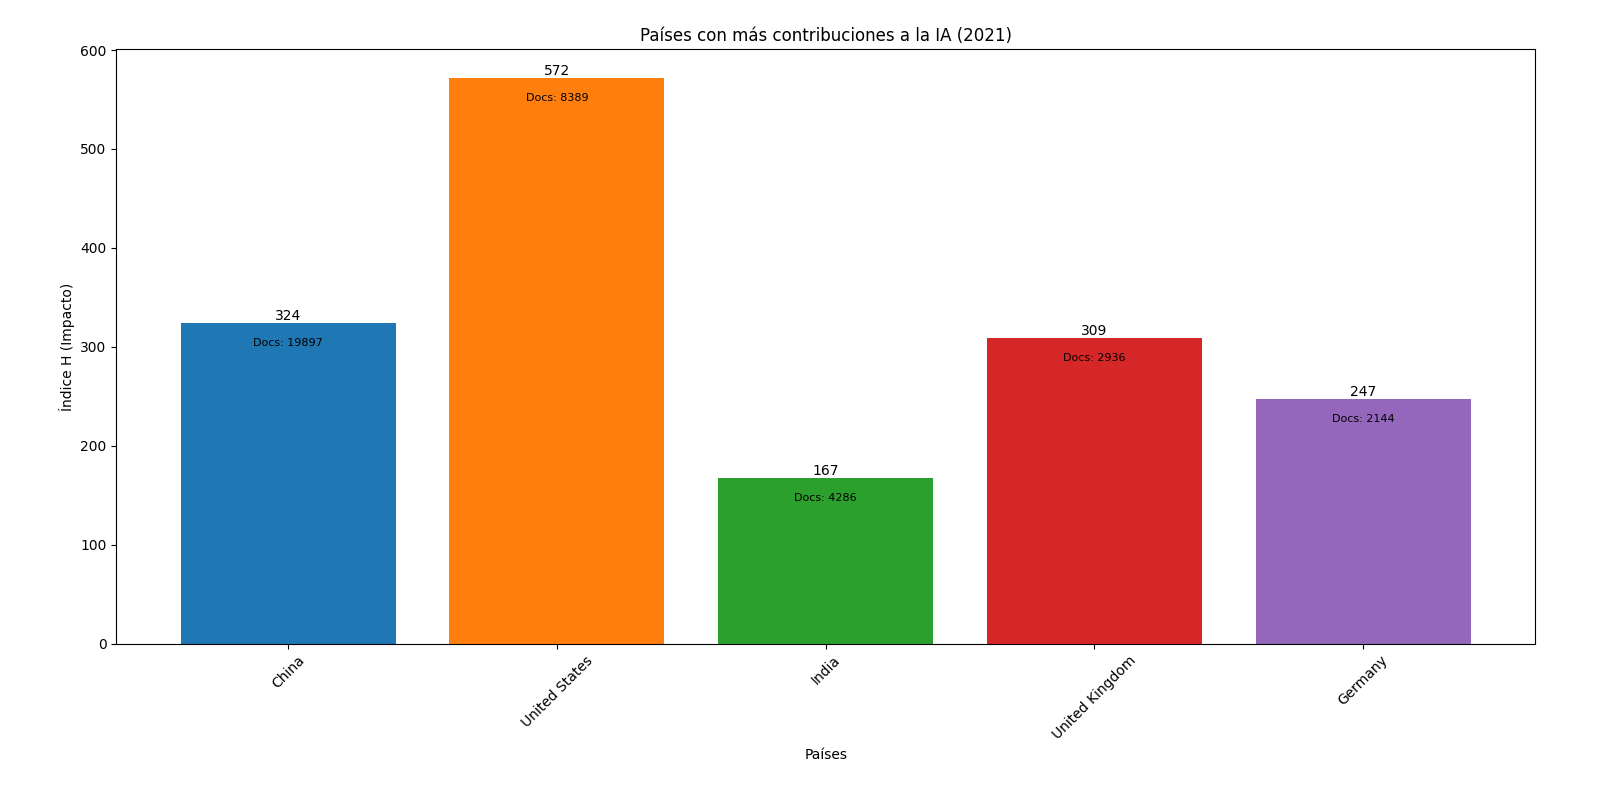

Python code for this plot:
import pandas as pd
import matplotlib.pyplot as plt
import numpy as np

# Cargar el dataset
df = pd.read_csv("scimagojr_country_rank_2021.csv")

# Seleccionar los países con más contribuciones
top_countries = df.nlargest(5, 'Documents')

# Crear una lista de colores distintos
colors = plt.cm.tab10(np.arange(len(top_countries)))

# Crear la gráfica de barras
plt.figure(figsize=(10, 6))
bars = plt.bar(top_countries['Country'], top_countries['H index'], color=colors)

# Agregar la cantidad de contribuciones y el índice H en cada barra
for bar, documents, h_index in zip(bars, top_countries['Documents'], top_countries['H index']):
    plt.text(bar.get_x() + bar.get_width() / 2, bar.get_height() + 0.05, f'{h_index}', ha='center', va='bottom')
    plt.text(bar.get_x() + bar.get_width() / 2, bar.get_height() - 15, f'Docs: {documents}', ha='center', va='top', color='black', fontsize=8)

plt.xlabel('Países')
plt.ylabel('Índice H (Impacto)')
plt.title('Países con más contribuciones a la IA (2021)')
plt.xticks(rotation=45)  # Rotar etiquetas del eje x para una mejor legibilidad
plt.tight_layout()  # Ajustar el diseño para evitar recortes en la visualización
plt.show()
